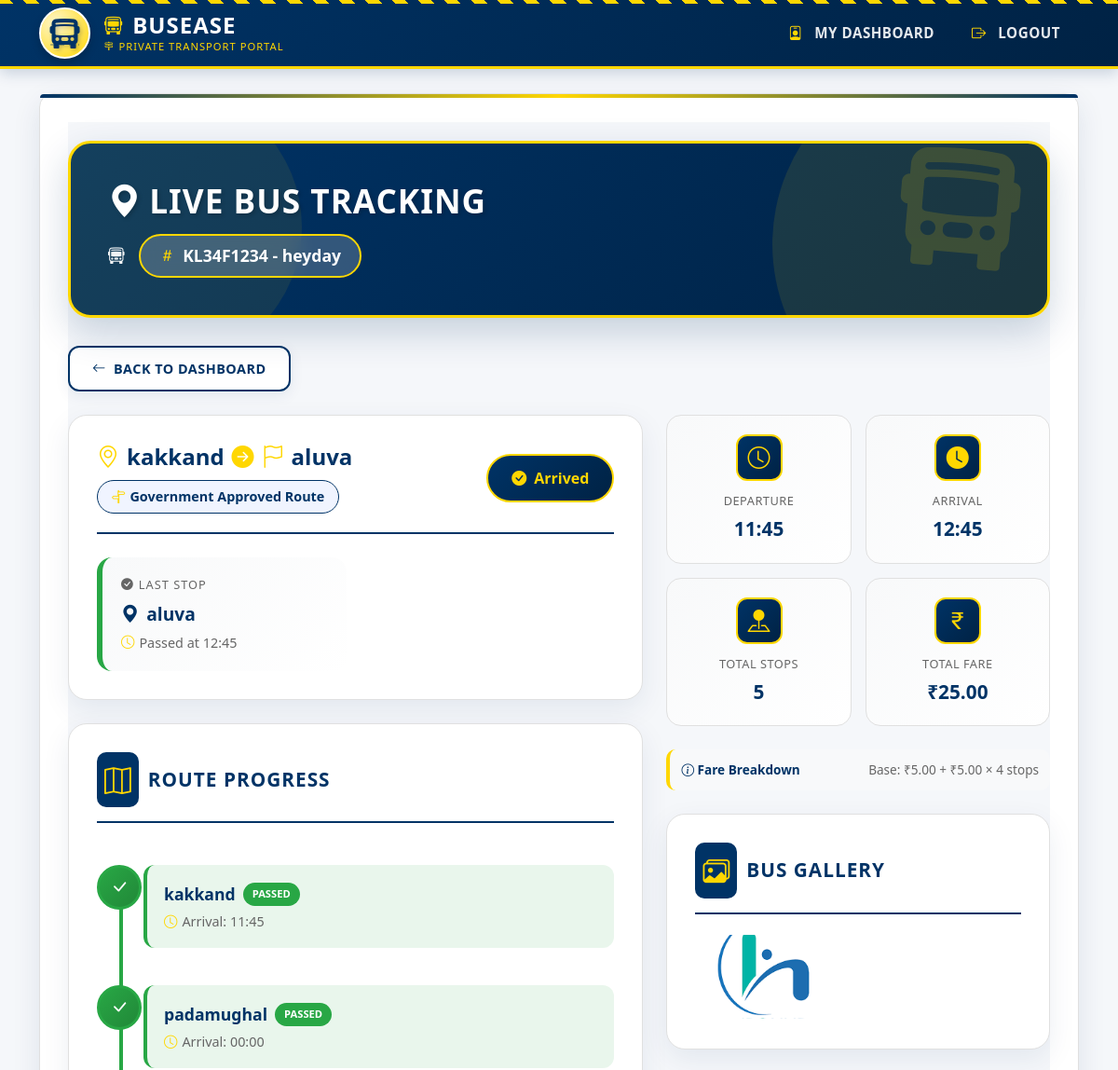
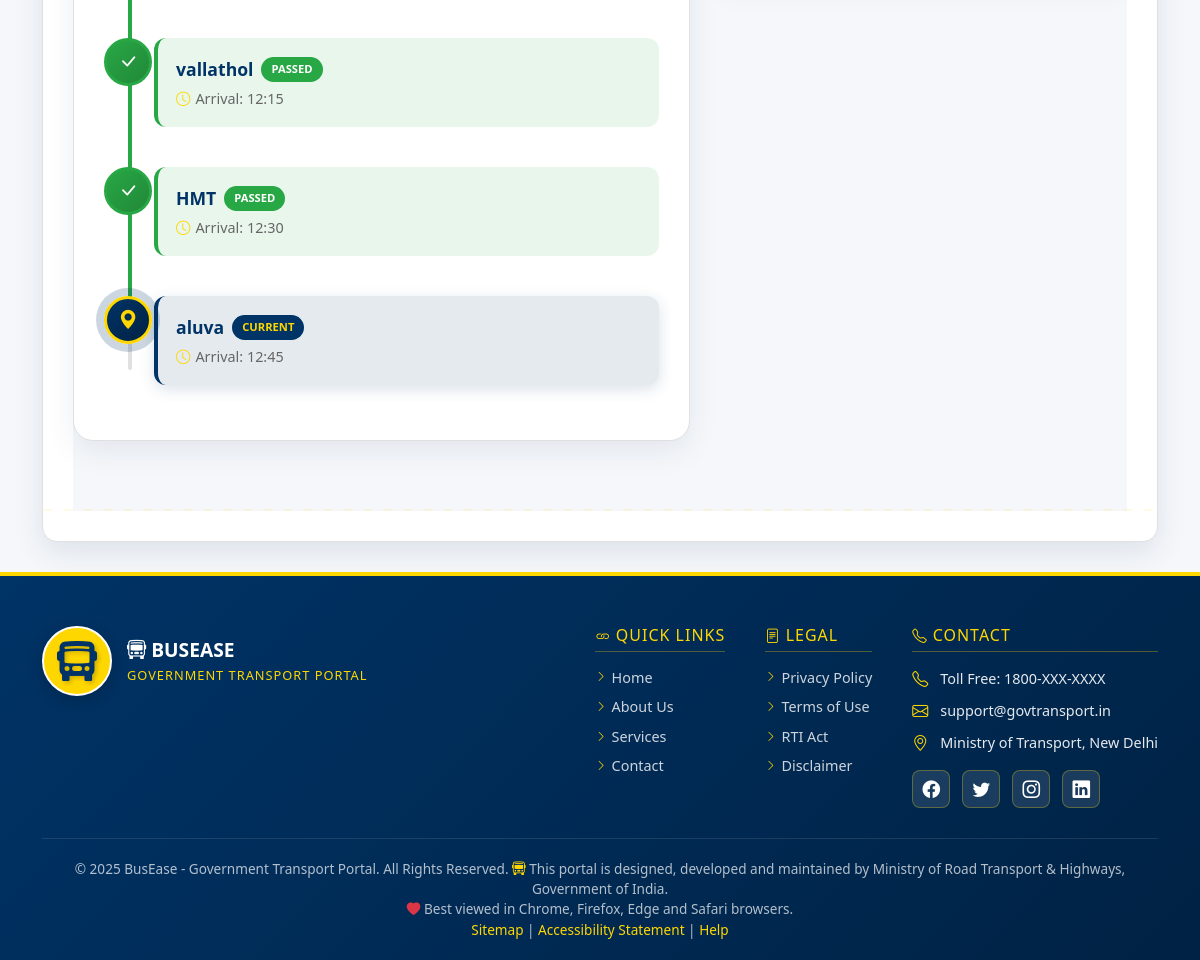
Screenshot of /traveller/track/16/ (signed in) with the database file from the repository (2 pictures, top to bottom).
### bus_owner/models.py (models this page shows, shortened)
class Bus(models.Model):
    owner = models.ForeignKey(BusOwnerProfile, on_delete=models.CASCADE, related_name='buses')
    bus_name = models.CharField(max_length=100, default="Unnamed Bus")
    bus_number = models.CharField(max_length=20, unique=True)
    total_seats = models.PositiveIntegerField()
    owner_contact_number = models.CharField(max_length=15, blank=True, default="")
    driver_name = models.CharField(max_length=100, blank=True, default="")
    driver_contact_number = models.CharField(max_length=15, blank=True, default="")
    driver_license = models.FileField(upload_to='driver_licenses/', null=True, blank=True)
    registration_document = models.FileField(upload_to='registration_docs/', blank=True, null=True)
    pollution_test_certificate = models.FileField(upload_to='pollution_tests/', null=True, blank=True)
    insurance_document = models.FileField(upload_to='insurance_docs/', null=True, blank=True)
    approved = models.BooleanField(default=False)
    class Meta:
        ordering = ['bus_number']
        verbose_name = "Bus"
        verbose_name_plural = "Buses"

class BusSchedule(models.Model):
    bus = models.ForeignKey('Bus', on_delete=models.CASCADE, related_name='schedules')
    route = models.ForeignKey('Route', on_delete=models.CASCADE, related_name='schedules')
    departure_time = models.DateTimeField()
    arrival_time = models.DateTimeField()
    fare = models.DecimalField(max_digits=8, decimal_places=2)
    active = models.BooleanField(default=True)
    class Meta:
        ordering = ['departure_time']
        verbose_name = "Bus Schedule"
        verbose_name_plural = "Bus Schedules"

class Route(models.Model):
    route_name = models.CharField(max_length=200)
    start_location = models.CharField(max_length=100)
    end_location = models.CharField(max_length=100)
    route_path = models.JSONField(blank=True, null=True)
    distance_km = models.FloatField(null=True, blank=True)

class RouteStop(models.Model):
    route = models.ForeignKey(Route, on_delete=models.CASCADE, related_name='stops')
    stop_name = models.CharField(max_length=100)
    latitude = models.FloatField(null=True, blank=True)
    longitude = models.FloatField(null=True, blank=True)
    arrival_time = models.TimeField()
    order = models.PositiveIntegerField(default=0)
    class Meta:
        ordering = ['order']

class BusPhoto(models.Model):
    bus = models.ForeignKey(Bus, on_delete=models.CASCADE, related_name="photos")
    image = models.ImageField(upload_to="bus_photos/")
    uploaded_at = models.DateTimeField(auto_now_add=True)

### traveller/views.py (the view)
# urls.py: path('track/<int:bus_id>/', views.track_bus, name='track_bus'),
@login_required
def track_bus(request, bus_id):
    bus = get_object_or_404(Bus, id=bus_id, approved=True)
    schedule = BusSchedule.objects.filter(bus=bus).order_by('-departure_time').first()
    photos = bus.photos.all()
    if not schedule:
        return render(request, 'traveller/track_bus.html', {
            'bus': bus,
            'error': 'No active schedule found.',
            'photos': photos
        })
    now = timezone.localtime()
    if schedule.departure_time > now:
        status = "Yet to Depart"
    elif schedule.arrival_time < now:
        status = "Arrived"
    else:
        status = "On the Way"
    stops = list(schedule.route.stops.all().order_by('order'))
    PRICE_PER_STOP = Decimal("5.00")
    if stops and len(stops) >= 2:
        first_stop = stops[0]
        last_stop = stops[-1]
        stops_travelled = last_stop.order - first_stop.order
        total_fare = Decimal(schedule.fare) + (stops_travelled * PRICE_PER_STOP)
        stops_travelled_count = stops_travelled
    else:
        total_fare = Decimal(schedule.fare)
        stops_travelled_count = 0
    current_stop = None
    next_stop = None
    current_time = now.time()
    for i, stop in enumerate(stops):
        if stop.arrival_time > current_time:
            next_stop = stop
            if i > 0:
                current_stop = stops[i-1]
            break
    if next_stop is None and stops:
        current_stop = stops[-1]
    return render(request, 'traveller/track_bus.html', {
        'bus': bus,
        'schedule': schedule,
        'status': status,
        'current_stop': current_stop,
        'next_stop': next_stop,
        'stops': stops,
        'photos': photos,
        'total_fare': total_fare,
        'base_fare': schedule.fare,
        'price_per_stop': PRICE_PER_STOP,
        'stops_count': len(stops),
        'stops_travelled': stops_travelled_count,
    })

### traveller/templates/traveller/track_bus.html (shortened to what this page needs)
{% extends 'base.html' %}
{% block content %}
<div class="gov-track-page">
  <div class="gov-hero-section">
    <div class="gov-hero-content">
      <h1 class="gov-hero-title">
        <i class="bi bi-geo-alt-fill me-2"></i>Live Bus Tracking
      </h1>
      <div class="gov-hero-subtitle">
        <i class="bi bi-bus-front"></i>
        <span class="gov-bus-badge">
          <i class="bi bi-hash"></i> {{ bus.bus_number }} - {{ bus.bus_name }}
        </span>
      </div>
    </div>
    <i class="bi bi-bus-front-fill gov-hero-decor"></i>
  </div>
  <a href="{% url 'traveller_dashboard' %}" class="gov-back-btn">
    <i class="bi bi-arrow-left"></i> Back to Dashboard
  </a>
  {% if error %}
    <div class="gov-error-state">
      <div class="gov-error-icon">
        <i class="bi bi-exclamation-triangle-fill"></i>
      </div>
      <h3 class="gov-error-title">No Active Schedule</h3>
      <p class="gov-error-text">{{ error }}</p>
      <a href="{% url 'available_buses' %}" class="gov-btn-primary">
        <i class="bi bi-bus-front"></i> Browse Other Buses
      </a>
    </div>
  {% else %}
    <div class="gov-tracking-grid">
      <div>
        <div class="gov-status-card">
          <div class="gov-status-header">
            <div class="gov-route-display">
              <h3>
                <i class="bi bi-geo-alt"></i> {{ schedule.route.start_location }}
                <i class="bi bi-arrow-right-circle-fill"></i>
                <i class="bi bi-flag"></i> {{ schedule.route.end_location }}
              </h3>
              <span class="gov-route-tag">
                <i class="bi bi-signpost-split"></i> Government Approved Route
              </span>
            </div>
            <div>
              {% if status == "On the Way" %}
                <span class="gov-status-badge gov-status-onway">
                  <i class="bi bi-broadcast"></i> On the Way
                </span>
              {% elif status == "Yet to Depart" %}
                <span class="gov-status-badge gov-status-pending">
                  <i class="bi bi-clock-history"></i> Yet to Depart
                </span>
              {% else %}
                <span class="gov-status-badge gov-status-arrived">
                  <i class="bi bi-check-circle-fill"></i> Arrived
                </span>
              {% endif %}
            </div>
          </div>
          <div class="gov-location-grid">
            {% if current_stop %}
              <div class="gov-location-card passed">
                <div class="gov-location-label">
                  <i class="bi bi-check-circle-fill"></i> Last Stop
                </div>
                <div class="gov-location-name">
                  <i class="bi bi-geo-alt-fill"></i>
                  {{ current_stop.stop_name }}
                </div>
                <div class="gov-location-time">
                  <i class="bi bi-clock"></i> Passed at {{ current_stop.arrival_time|time:"H:i" }}
                </div>
              </div>
            {% endif %}
          </div>
        </div>
        <div class="gov-route-card">
          <div class="gov-route-header">
            <i class="bi bi-map"></i>
            <h4>Route Progress</h4>
          </div>
          <div class="gov-timeline">
            <div class="gov-timeline-line" id="timelineLine"></div>
            {% for stop in stops %}
              <div class="gov-timeline-item {% if stop == current_stop %}current{% elif current_stop and stop.arrival_time < current_stop.arrival_time %}passed{% endif %}">
                <div class="gov-timeline-marker">
                  {% if stop == current_stop %}
                    <i class="bi bi-geo-alt-fill"></i>
                  {% elif current_stop and stop.arrival_time < current_stop.arrival_time %}
                    <i class="bi bi-check-lg"></i>
                  {% else %}
                    <i class="bi bi-circle"></i>
                  {% endif %}
                </div>
                <div class="gov-timeline-content">
                  <div class="gov-stop-name">
                    {{ stop.stop_name }}
                    {% if stop == current_stop %}
                      <span class="gov-stop-badge gov-badge-current">CURRENT</span>
                    {% elif current_stop and stop.arrival_time < current_stop.arrival_time %}
                      <span class="gov-stop-badge gov-badge-passed">PASSED</span>
                    {% else %}
                      <span class="gov-stop-badge gov-badge-upcoming">UPCOMING</span>
                    {% endif %}
                  </div>
                  <div class="gov-stop-time">
                    <i class="bi bi-clock"></i> Arrival: {{ stop.arrival_time|time:"H:i" }}
                  </div>
                </div>
              </div>
            {% endfor %}
          </div>
        </div>
      </div>
      <div>
<div class="gov-info-grid">
  <div class="gov-info-card">
    <div class="gov-info-icon">
      <i class="bi bi-clock"></i>
    </div>
    <div class="gov-info-label">Departure</div>
    <div class="gov-info-value">{{ schedule.departure_time|time:"H:i" }}</div>
  </div>
  <div class="gov-info-card">
    <div class="gov-info-icon">
      <i class="bi bi-clock-fill"></i>
    </div>
    <div class="gov-info-label">Arrival</div>
    <div class="gov-info-value">{{ schedule.arrival_time|time:"H:i" }}</div>
  </div>
  <div class="gov-info-card">
    <div class="gov-info-icon">
      <i class="bi bi-pin-map-fill"></i>
    </div>
    <div class="gov-info-label">Total Stops</div>
    <div class="gov-info-value">{{ stops_count }}</div>
  </div>
  <div class="gov-info-card">
    <div class="gov-info-icon">
      <i class="bi bi-currency-rupee"></i>
    </div>
    <div class="gov-info-label">Total Fare</div>
    <div class="gov-info-value">₹{{ total_fare|floatformat:2 }}</div>
  </div>
</div>
{% if stops_count >= 2 %}
<div style="margin-top: 10px; margin-bottom: 15px; background: #f8f9fa; border-radius: 10px; padding: 12px; border-left: 4px solid var(--gov-secondary);">
  <div style="display: flex; justify-content: space-between; align-items: center; font-size: 0.85rem;">
    <span style="color: var(--gov-primary); font-weight: 600;">
      <i class="bi bi-info-circle"></i> Fare Breakdown
    </span>
    <span style="color: #666;">
      Base: ₹{{ base_fare|floatformat:2 }} + ₹{{ price_per_stop|floatformat:2 }} × {{ stops_travelled }} stops
    </span>
  </div>
</div>
{% endif %}
        {% if photos %}
          <div class="gov-photos-card">
            <div class="gov-photos-header">
              <i class="bi bi-images"></i>
              <h4>Bus Gallery</h4>
            </div>
            <div class="gov-photos-grid">
              {% for photo in photos %}
                <div class="gov-photo-item" data-bs-toggle="modal" data-bs-target="#govPhotoModal" data-photo-url="{{ photo.image.url }}">
                  <img src="{{ photo.image.url }}" alt="Bus photo">
                </div>
              {% endfor %}
            </div>
          </div>
        {% endif %}
      </div>
    </div>
  {% endif %}
</div>
{% endblock %}

### templates/base.html (style rules this page uses)
:root { --gov-primary: #003366; --gov-secondary: #FFD700; --gov-accent: #002244; --gov-light: #f0f4f8; --gov-dark: #1a1d20; --gov-gradient: linear-gradient(135deg, #003366 0%, #002244 100%); --transport-blue: #0047ab; --transport-gold: #ffb700; }
* { margin: 0; padding: 0; box-sizing: border-box; }
body { background: #f5f7fa; min-height: 100vh; display: flex; flex-direction: column; padding-top: 80px; font-family: 'Segoe UI', 'Arial', sans-serif; }

### rows the page displays
Bus: bus_number "KL34F1234", bus_name "heyday"
BusSchedule: route.start_location "kakkand", route.end_location "aluva", departure_time "11:45", arrival_time "12:45", fare "5.00"
RouteStop: stop_name "aluva", arrival_time "12:45", shows "CURRENT"
RouteStop: stop_name "kakkand", shows "PASSED", arrival_time "11:45"
RouteStop: stop_name "padamughal", shows "PASSED", arrival_time "00:00"
RouteStop: stop_name "vallathol", shows "PASSED", arrival_time "12:15"
RouteStop: stop_name "HMT", shows "PASSED", arrival_time "12:30"
BusPhoto: image (picture)

### other values shown
{{ stops_count }} "5"
{{ total_fare|floatformat:2 }} "25.00"
{{ price_per_stop|floatformat:2 }} "5.00"
{{ stops_travelled }} "4"
{{ now|default:2025 }} "2025"
